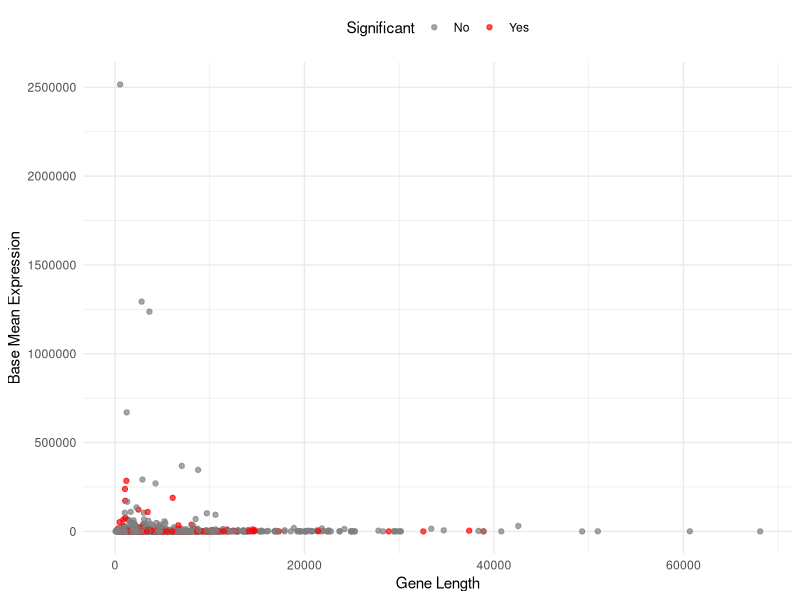
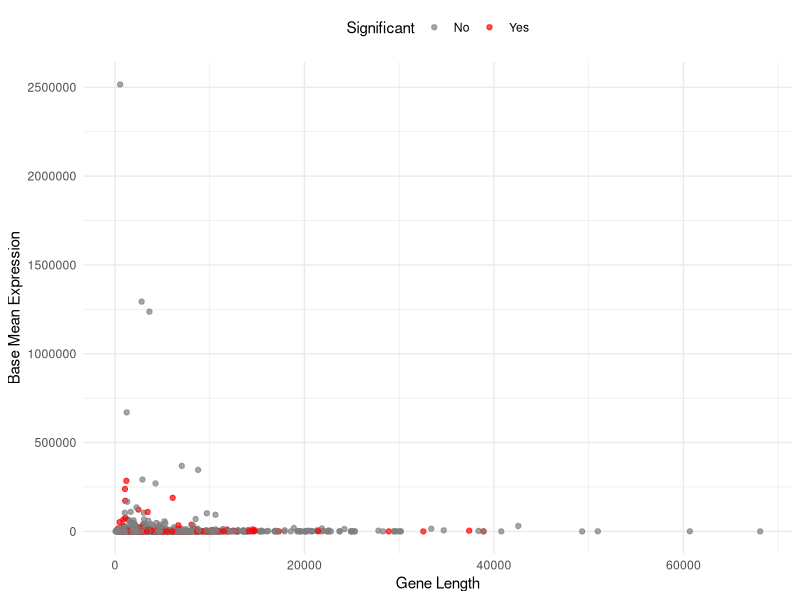

Write R code to recreate these figures, in order.
library(tidyverse)
library(ggrepel)

data <- read.csv("bio_data_master.csv")

final_plot <- ggplot(data, aes(x = gene_length, y = base_mean_expr, color = is_significant)) +
  geom_point(alpha = 0.7) +
  scale_color_manual(values = c("Yes" = "red", "No" = "gray50")) +
  labs(x = "Gene Length", y = "Base Mean Expression", color = "Significant") +
  theme_minimal() +
  theme(legend.position = "top")

ggsave("__OUTPUT_PNG_FILE__", plot = final_plot, width = 8, height = 6, dpi = 300)
ggsave("__OUTPUT_PDF_FILE__", plot = final_plot, width = 8, height = 6)